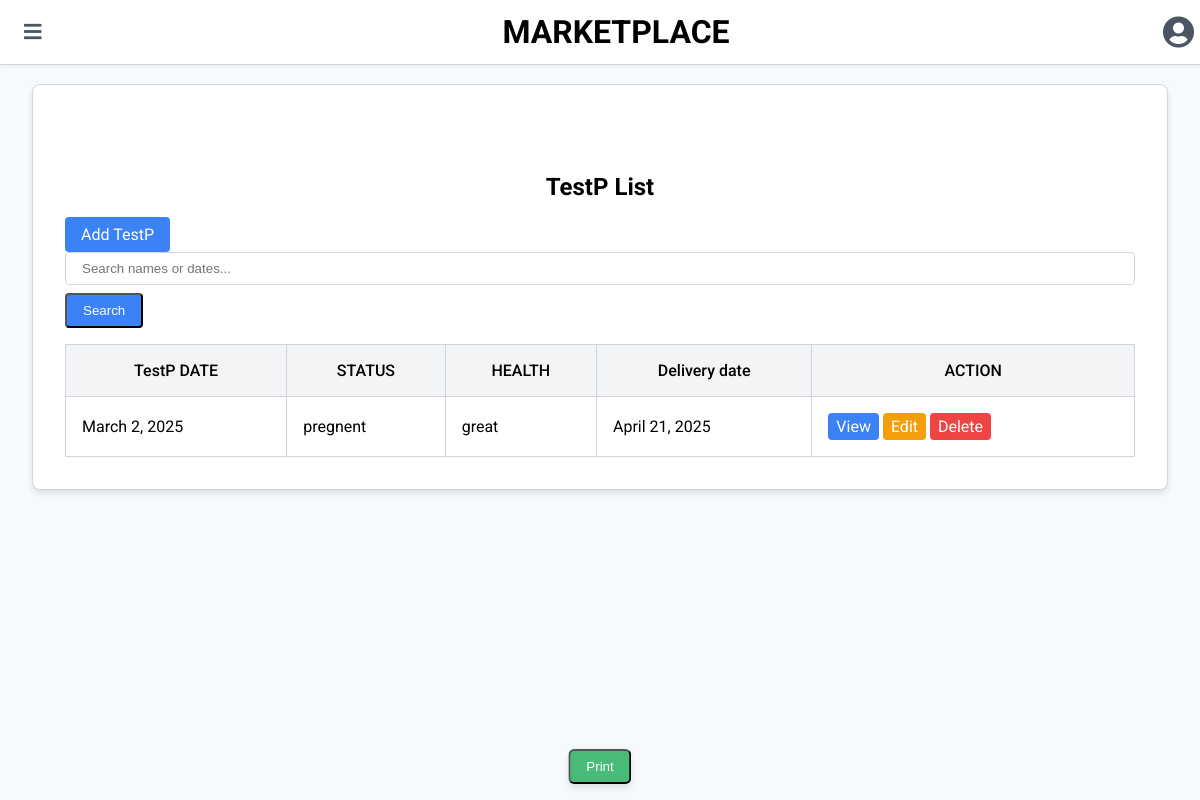
/testP, run on the app's committed database.
### inven/models.py (models this page shows, shortened)
class TestP(models.Model):
    date = models.ForeignKey(Mating, verbose_name=_("Mating Date"), on_delete=models.CASCADE)
    status = models.CharField(_("Status"), max_length=100)
    health = models.CharField(_("Health"), max_length=100)
    @property
    def delivery(self):
        return self.date.date + timedelta(days=50)

class Mating(models.Model):
    date = models.DateField(_("Mating Date"))
    boar_id = models.ForeignKey(
        Inven,
        on_delete=models.CASCADE,
        verbose_name=_("Boar"),
        limit_choices_to={'sex__name': 'BOAR'},  # Filter only Boars
        related_name='matings_as_boar'
    )
    sow_id = models.ForeignKey(
        Inven,
        on_delete=models.CASCADE,
        verbose_name=_("Sow"),
        limit_choices_to={'sex__name': 'SOW'},  # Filter only Sows
        related_name='matings_as_sow'
    )

### inven/views.py (the view)
# urls.py: path('testP', TestPListView.as_view(), name='testP-list'),
class TestPListView(ListView):
    model = TestP
    template_name = 'testp/list.html'
    context_object_name = 'TestPs'
    paginate_by = 20
    ordering = ['-date']
    def get_context_data(self, **kwargs):
        context = super().get_context_data(**kwargs)
        context.update({
            'current_date': timezone.now().date(),
            'search_query': self.request.GET.get('q', '')
        })
        return context
    def get_queryset(self):
        queryset = super().get_queryset()
        search_query = self.request.GET.get('q')
        if search_query:
            return queryset.filter(
                Q(name__icontains=search_query) |
                Q(birth_date__icontains=search_query)
            )
        return queryset

### templates/testp/list.html (shortened to what this page needs)
{% extends "list.html" %}
{% block page %}
    <main class="content ml-0 mt-16 p-4 transition-all duration-300">
            <h2 class="text-3xl font-semibold mb-6 text-center">TestP List</h2>
            <a href="{% url 'testP-create' %}" class="btn btn-primary mb-3 inline-block bg-blue-500 text-white py-2 px-4 rounded hover:bg-blue-600">Add TestP</a>
            <form method="get" class="mb-3 flex flex-col sm:flex-row items-center" onsubmit="event.preventDefault(); filterTable();">
                <input type="text"
                       id="searchInput"
                       name="q"
                       placeholder="Search names or dates..."
                       class="form-control border border-gray-300 rounded py-2 px-4 mb-2 sm:mb-0 sm:mr-2 w-full sm:w-auto">
                <button type="submit" class="btn btn-primary mt-2 sm:mt-0 bg-blue-500 text-white py-2 px-4 rounded hover:bg-blue-600">Search</button>
            </form>
                <table class="table table-striped w-full border-collapse">
                    <thead>
                        <tr>
                            <th class="p-4 border border-gray-300 bg-gray-100 font-medium whitespace-nowrap">TestP DATE</th>
                            <th class="p-4 border border-gray-300 bg-gray-100 font-medium whitespace-nowrap">STATUS</th>
                            <th class="p-4 border border-gray-300 bg-gray-100 font-medium whitespace-nowrap">HEALTH</th>
                            <th class="p-4 border border-gray-300 bg-gray-100 font-medium whitespace-nowrap"> Delivery date</th>
                            <th class="p-4 border border-gray-300 bg-gray-100 font-medium whitespace-nowrap">ACTION</th>
                        </tr>
                    </thead>
                    <tbody>
                        {% for TestP in TestPs %}
                        <tr>
                            <td class="p-4 border border-gray-300 whitespace-nowrap">{{ TestP.date.date }}</td>
                            <td class="p-4 border border-gray-300 whitespace-nowrap">{{ TestP.status }}</td>
                            <td class="p-4 border border-gray-300 whitespace-nowrap">{{ TestP.health }}</td>
                            <td class="p-4 border border-gray-300 whitespace-nowrap">{{ TestP.delivery }}</td>
                            <td class="p-4 border border-gray-300 whitespace-nowrap">
                                <a href="{% url 'testP-detail' TestP.pk %}" class="btn btn-sm btn-info inline-block bg-blue-500 text-white py-1 px-2 rounded hover:bg-blue-600">View</a>
                                <a href="{% url 'testP-update' TestP.pk %}" class="btn btn-sm btn-warning inline-block bg-yellow-500 text-white py-1 px-2 rounded hover:bg-yellow-600">Edit</a>
                                <a href="{% url 'testP-delete' TestP.pk %}" class="btn btn-sm btn-danger inline-block bg-red-500 text-white py-1 px-2 rounded hover:bg-red-600">Delete</a>
                            </td>
                        </tr>
                        {% empty %}
                        <tr>
                            <td colspan="4" class="p-4 border border-gray-300 text-center">No TestP found</td>
                        </tr>
                        {% endfor %}
                    </tbody>
                </table>
            </div>
        </div>
{% endblock %}

### templates/firstlabel/main.html (style rules this page uses)
body { font-family: 'Roboto', sans-serif; background-color: #f3f4f6; margin: 0; padding: 0; }
.content { margin-left: 0; transition: margin-left 0.3s; padding: 1rem; padding-top: 5rem; }

### templates/list.html (style rules this page uses)
body { font-family: 'Roboto', sans-serif; background-color: #f7fafc; margin: 0; padding: 0; }
.content { margin: 0 auto; margin-top: 16px; padding: 16px; max-width: 1200px; }
.table-container h2 { font-size: 24px; font-weight: 700; margin-bottom: 16px; text-align: center; padding-top: 20px; }
.btn { display: inline-block; padding: 8px 16px; border-radius: 4px; text-decoration: none; text-align: center; transition: background-color 0.3s; }
.btn-primary { background-color: #3b82f6; color: #ffffff; }
.form-control { border: 1px solid #d1d5db; border-radius: 4px; padding: 8px 16px; width: 100%; margin-bottom: 8px; }
.table { width: 100%; border-collapse: collapse; margin-top: 16px; }
.table th, .table td { padding: 16px; border: 1px solid #d1d5db; white-space: nowrap; }
.table th { background-color: #f3f4f6; font-weight: 500; }
.btn-sm { padding: 4px 8px; }
.btn-info { background-color: #3b82f6; color: #ffffff; }
.btn-warning { background-color: #f59e0b; color: #ffffff; }
.btn-danger { background-color: #ef4444; color: #ffffff; }

### data on the page
TestP: date "March 2, 2025", status "pregnent", health "great", delivery "April 21, 2025"
